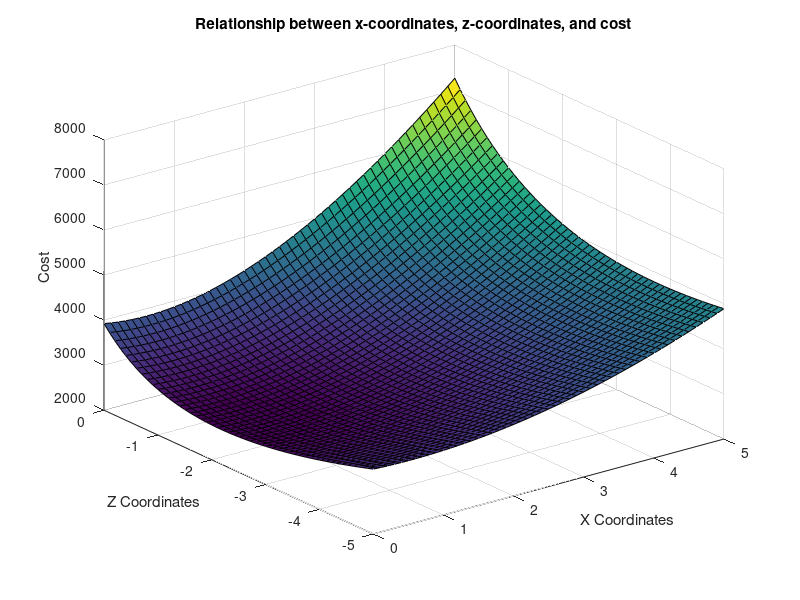

Source code (MATLAB):
% EA 2 Design Project 1 Problem 2
% Michael Hsu
% NetID: mkh3212

% Initialize
x = 0:0.1:5;
z = 0:-0.1:-5;
y = 0;
AC = [-3 4 -2];
AD = [-2 4 3];
AB = zeros(1, 3);
eAC = 1/norm(AC) * AC;
eAD = 1/norm(AD) * AD;
tAB = zeros(1,961);
lengthAB = zeros(1,length(x) * length(z));
cost = zeros(length(x), length(z));
costs = zeros(length(x), length(z));
realCost = [];
X = [];
Z = [];
aug = zeros(3, 4);
index = 0;
count = 0;

% Error checks
if(~isvector(x) || ~isvector(z))
    error('Make sure x and z are vectors');
end
if(length(x) ~= length(z))
   error('Lengths of x and z vectors have to be the same'); 
end

% x has to be equal to or larger than zero
for ii = 1:length(x)
    for jj = 1:length(z)
        index = index + 1;
        
        AB = [x(ii) y+4 z(jj)];
        eAB = 1/norm(AB) * AB;
        
        aug = [eAC(1) eAD(1) eAB(1) 0;
               eAC(2) eAD(2) eAB(2) 981;
               eAC(3) eAD(3) eAB(3) 0];
        aug = rref(aug);
        
        % Vector of tension forces, corresponding lengths, and cost (for
        % min cost)
        tAB(index) = aug(3, 4);
        lengthAB(index) = norm(AB);
        cost(index, index) = tAB(index) * lengthAB(index);
        
        % Cost has to be greater than or equal to zero, so make a vector of
        % those costs and store corresponding X and Z locations
        if(cost(index, index) >= 0 && tAB(index) <= 981)
            count = count + 1;
            realCost(count) = cost(index, index);
            X(count) = x(ii);
            Z(count) = z(jj);
        end
        
        % Cost (for graph) is tension * length
        costs(ii, jj) = aug(3,4) * norm(AB);
    end
end

% Find the minimum cost, then find the x and z values for that min cost
minimum = min(realCost);
ind = find(realCost == minimum,1);
fprintf('Minimum cost: $%.2f\nX location: %.2f\nZ location: %.2f\n', minimum, X(ind), Z(ind));

figure;
surf(x, z, costs);
title('Relationship between x-coordinates, z-coordinates, and cost');
xlabel('X Coordinates');
ylabel('Z Coordinates');
zlabel('Cost');